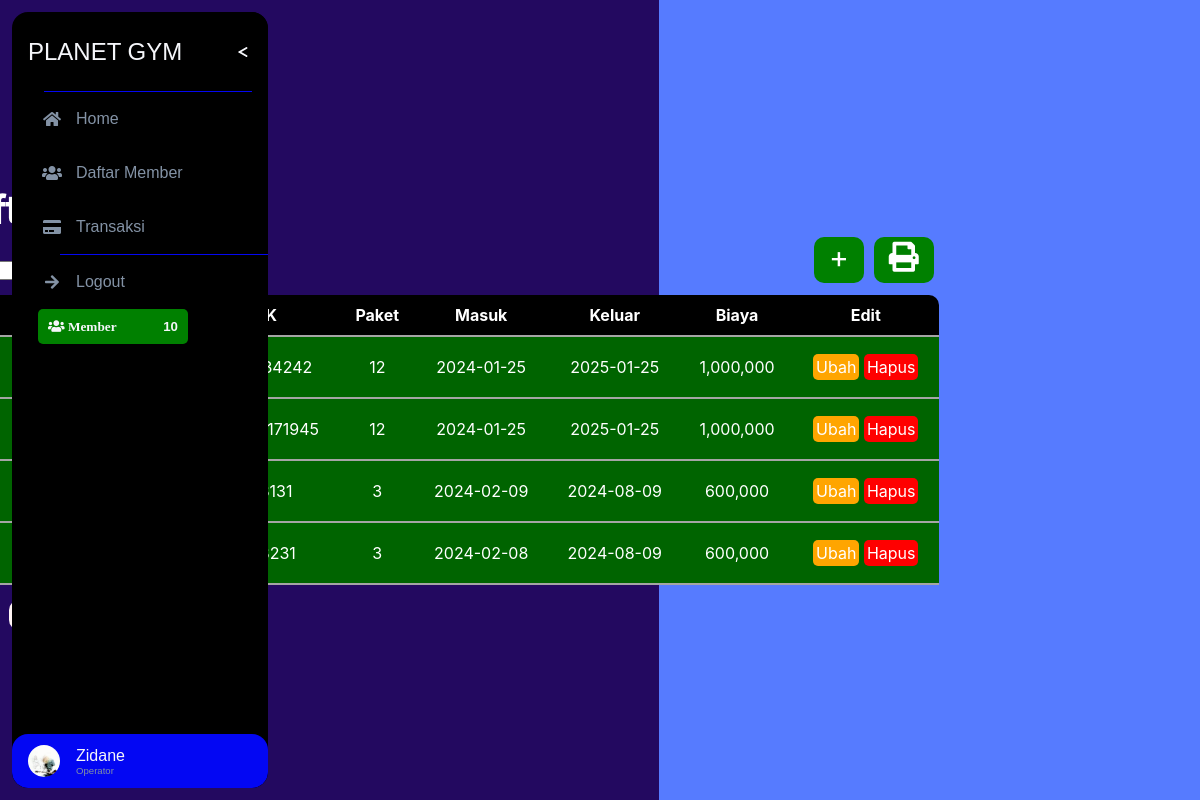
The app's page /halaman/utama.php?page=member (signed in) with its own data.
### tables this page shows
CREATE TABLE `petugas` (
  `id` int(11) NOT NULL,
  `id_kar` int(11) NOT NULL,
  `foto` varchar(255) NOT NULL,
  `nama` varchar(100) NOT NULL,
  `password` varchar(255) NOT NULL,
  `email` varchar(100) NOT NULL,
  `tgl_lahir` date NOT NULL,
  `wkt_msk` datetime NOT NULL,
  `wkt_klr` datetime NOT NULL,
  `petugas` varchar(8) NOT NULL
);

CREATE TABLE `member` (
  `id_member` int(11) NOT NULL,
  `nama` varchar(100) NOT NULL,
  `gender` varchar(10) NOT NULL,
  `NIK` bigint(17) NOT NULL,
  `paket` varchar(8) NOT NULL,
  `tgl_msk` date NOT NULL,
  `tgl_klr` date NOT NULL,
  `biaya` varchar(10) NOT NULL
);

### fungsi/fungsi.php (called while the page is built, shortened)
<?php
 $my = mysqli_connect("localhost","root","Mindyourhead77","gymme");
 function query($query){
    global $my;
    $hasil = mysqli_query($my,$query);
    $row = mysqli_fetch_all($hasil,MYSQLI_ASSOC);
    return $row;
 }
?>

### halaman/daftar_member.php (the view, shortened to what this page needs)
<?php
require "../fungsi/fungsi.php";
$JmlHlmDt = 4;
$JmlDT = count(query("SELECT * FROM member"));
$JMLHlm = ceil($JmlDT/$JmlHlmDt);
$HlmAktf = (isset($_GET['halaman'])) ? $_GET['halaman'] : 1;
$awal = ($JmlHlmDt * $HlmAktf)- $JmlHlmDt;
$data = query("SELECT * FROM member ORDER BY tgl_klr DESC LIMIT $awal, $JmlHlmDt ");
?>
<!DOCTYPE html>
<html lang="en">
  <head>
  </head>
  <body>
    <h3>Daftar Member</h3>
  <div class="slideup">
    <form action="" method="post">
      <button type="submit" name="cari">cari</button>
    </form>
    <ul class="edit">
      <li>
      <a class="edit1" href="utama.php?page=register_m">+</a><br /><br />
      </li>
      <li >
      <a class="edit1" target="_blank" href="../laporan/laporan_member.php"><i class="fa fa-print"></i></a>
      </li>
    </ul>
    <div >
      <table class="table">
        <tr class="th">
          <th style="border-radius: 10px 0 0 0;">id</th>
          <th>nama</th>
          <th>kelamin</th>
          <th>NIK</th>
          <th>paket</th>
          <th>masuk</th>
          <th>keluar</th>
          <th>biaya</th>
          <th style="border-radius: 0 10px 0 0;">edit</th>
        </tr>
        <?php foreach($data as $d): ?>
        <?php if(date("Y-m-d") == $d['tgl_klr'] ): ?>
        <tr class="red">
        <?php elseif( date("Y-m-d") != $d['tgl_klr'] ): ?>
        <tr class="green">
        <?php endif; ?>
          <td><?= $d['id_member'] ?></td>
          <td><?= $d['nama'] ?></td>
          <td><?= $d['gender'] ?></td>
          <td><?= $d['NIK'] ?></td>
          <td><?= $d['paket'] ?></td>
          <td><?= $d['tgl_msk'] ?></td>
          <td><?= $d['tgl_klr'] ?></td>
          <td><?= number_format($d['biaya']) ?></td>
          <td>
            <a class="ubah" href="utama.php?page=ubah_m&id=<?php echo $d['id_member'] ?>" >ubah</a>
            <a class="hapus" href="../fungsi/hapus.php?id=<?php echo $d['id_member'] ?>" onclick="return confirm('anda yakin?')" >hapus</a>
          </td>
        </tr>
        <?php endforeach; ?>
      </table><br>
       <?php if($JMLHlm == 1 || $JmlHlmDt < 4 ): ?>
          <p></p>
        <?php else : ?>
          <?php for($i = 1; $i <= $JMLHlm; $i++) : ?>
              <?php if($i == $HlmAktf) : ?>
                  <a class="ges" href="utama.php?page=member&halaman=<?php echo $i; ?>" ><?php echo $i; ?></a>
              <?php else : ?>
                  <a class="geser" href="utama.php?page=member&halaman=<?php echo $i; ?>" ><?php echo $i; ?></a>
              <?php endif; ?>
          <?php endfor; ?>
          <?php if($HlmAktf < $JMLHlm) : ?>
              <a class="geser" href="utama.php?page=member&halaman=<?php echo $HlmAktf + 1; ?>">&gt;</a>
          <?php endif; ?>
       <?php endif; ?>
    </div>
  </div>
  </body>
</html>

### halaman/utama.php (shortened to what this page needs)
<?php
$ids = $_SESSION['ids'];
$my = mysqli_connect("localhost","root","Mindyourhead77","gymme");
$query = mysqli_query($my,"SELECT * FROM petugas WHERE id_kar='$ids'");
$data = mysqli_fetch_all($query,MYSQLI_ASSOC);
$dm = mysqli_query($my,"SELECT * FROM member ");
?>
<!DOCTYPE html>
<html>
<head>
  <link rel="stylesheet" href="style/style.css">
  <link rel="stylesheet" href="https://use.fontawesome.com/releases/v5.2.0/css/all.css" />
    <link rel="stylesheet" href="https://use.fontawesome.com/releases/v5.2.0/css/fontawesome.css" />
</head>
<body>
  <?php foreach($data as $dta): ?>
   <?php $nama = explode(" ",$dta['nama']);?>
	<div class= 'container'>
        <div class="container_outer_img">
          <div class="img-inner">
            <?php
             if(isset($_GET['page'])){
              $page = $_GET['page'];
              switch ($page) {
                case 'member':
                  include "daftar_member.php";
                  break;
              }
             }
            ?>
          </div>
        </div>
  </div>
<div id="nav-bar" >
  <div id="nav-header"><a id="nav-title" href="utama.php" target="_self">PLANET GYM</a>
    <label for="nav-toggle"><span id="nav-toggle-burger"></span></label>
    <hr/>
  </div>
  <div id="nav-content">
    <div class="nav-button" ><i class="fas fa-home"></i><span><a href="utama.php">Home</a></span></div>
      <div class="nav-button"><i class="fas fa-users"></i><span><a href="utama.php?page=member">daftar member</a></span></div>
    <div class="nav-button"><i class="fas fa-credit-card"></i><span><a href="utama.php?page=transaksi">transaksi</a></span></div>
    <hr/>
    <div class="nav-button"><i class="fas fa-arrow-right"></i><span><a href="../fungsi/logout.php" onclick="return confirm('anda yakin sudah selesai kerjanya?')">Logout</a></span></div>
      <div class="data">
          <div class="member">
            <h5 style="float: right;"> <?= mysqli_num_rows($dm) ?></h5>
            <h5 style="float: left;"><i class="fas fa-users"> member</i></h5>
          </div>
      </div>
  </div>
  <div id="nav-footer">
    <div id="nav-footer-heading">
      <div id="nav-footer-avatar"><img src="../foto_karyawan/<?= $dta['foto'] ?>"/></div>
      <div id="nav-footer-titlebox">
      <a id="nav-footer-title" target="_blank"><?= $nama[0] ?></a>
      <span id="nav-footer-subtitle"><?= $dta['petugas'] ?></span>
    </div>
    </div>
  </div>
</div>
<?php endforeach; ?>
  </body>
</html>

### halaman/daftar_member.php (style rules this page uses)
* { margin: 0; padding: 0; }
form { position: absolute; z-index: 1; margin-top: 20px; }
.edit { margin-left: 875px ; z-index:2; list-style: none; display: flex; }
.edit1 { background-color: green; text-decoration: none; color: white; padding:2px 15px 8px 15px; border-radius: 10px; font-size: 30px; margin-right: 10px; text-decoration: none; }
.green { background-color: darkgreen; }

### records on screen
petugas: foto (picture), nama "Zidane", petugas "Operator"
member: paket "12", tgl_msk "2024-01-25", tgl_klr "2025-01-25", biaya "1,000,000"
member: paket "12", tgl_msk "2024-01-25", tgl_klr "2025-01-25", biaya "1,000,000"
member: paket "3", tgl_msk "2024-02-09", tgl_klr "2024-08-09", biaya "600,000"
member: paket "3", tgl_msk "2024-02-08", tgl_klr "2024-08-09", biaya "600,000"
